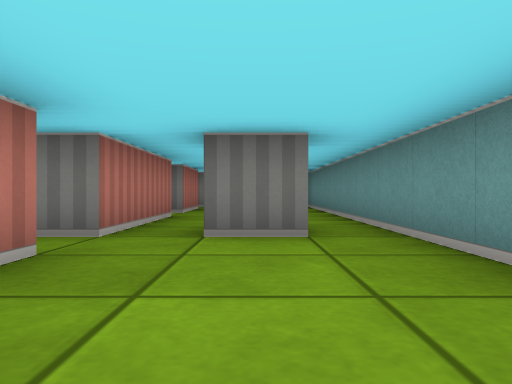
[1] (above)

15 first-person views from a walk through a cub3D maze. The camera is about half as high as the walls, looks level and sees 70° across. The floor is counted in squares. Each view is taken from the middle of a square. On the plan, view 1 faces up. The plan holds only what a view shows up to about 9 squares ahead; the rest is blank.

[2]
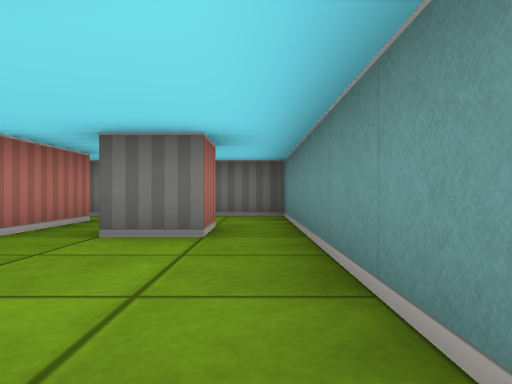

[3]
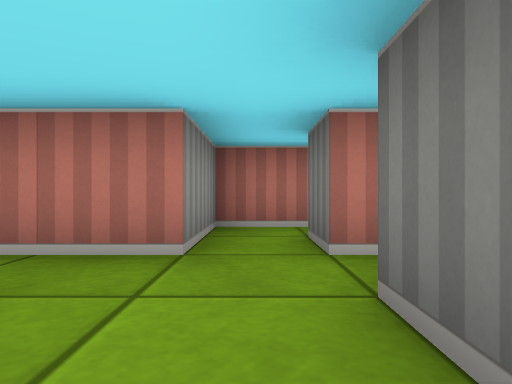

[4]
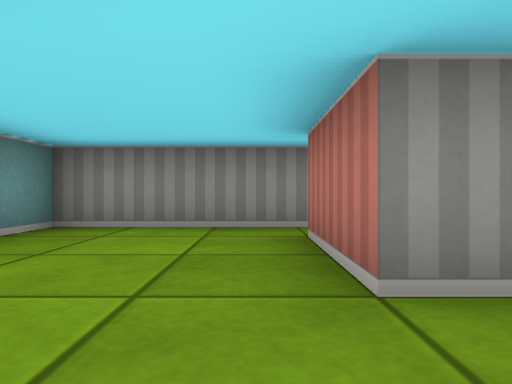

[5]
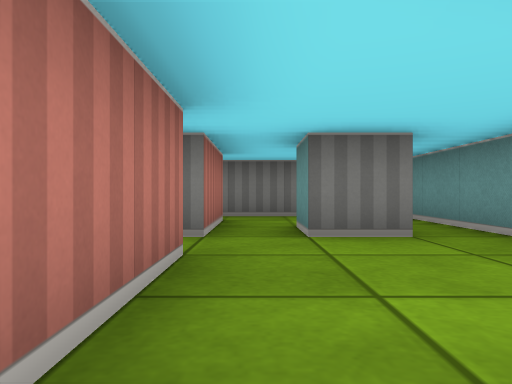

[6]
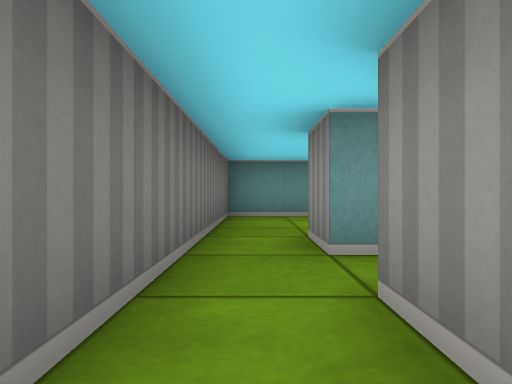

[7]
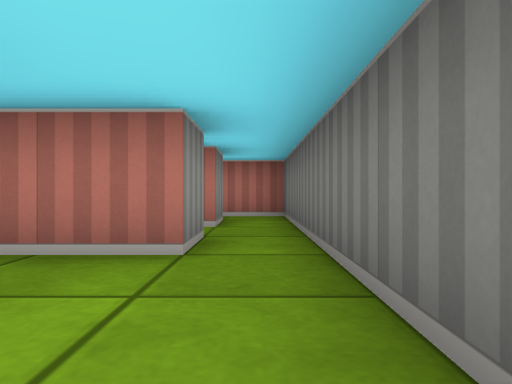

[8]
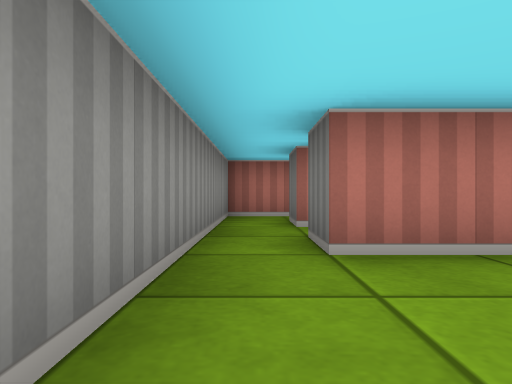

[9]
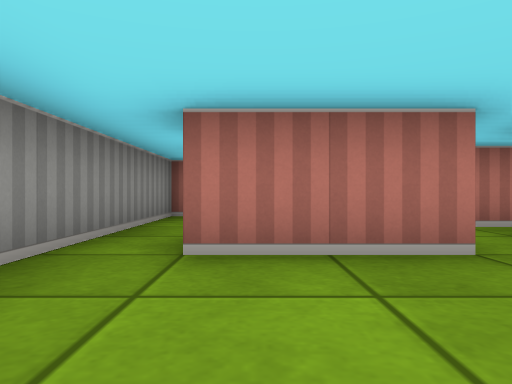

[10]
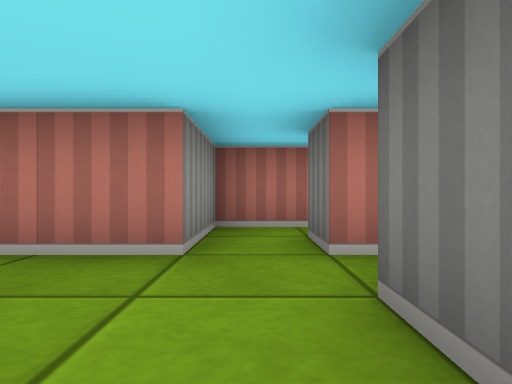

[11]
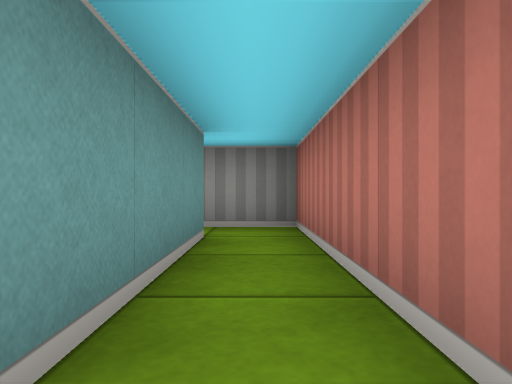

[12]
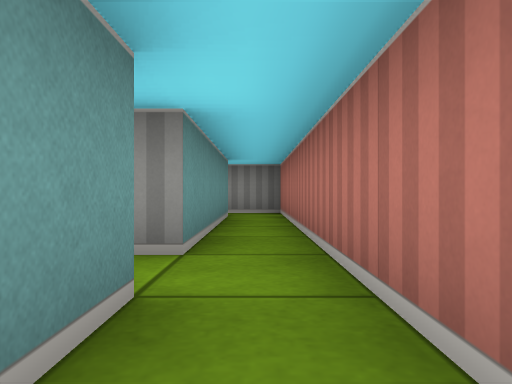

[13]
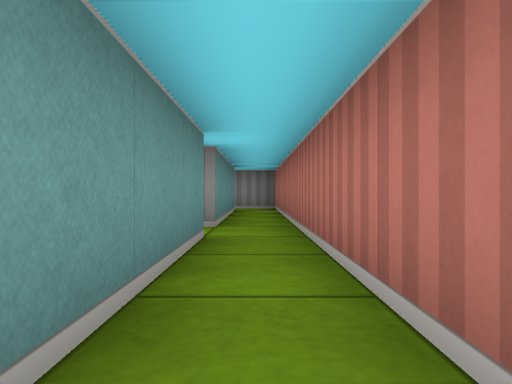

[14]
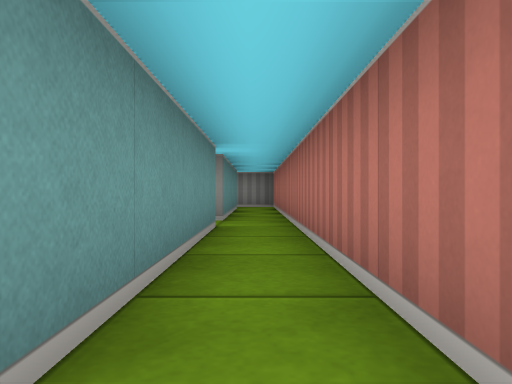

[15]
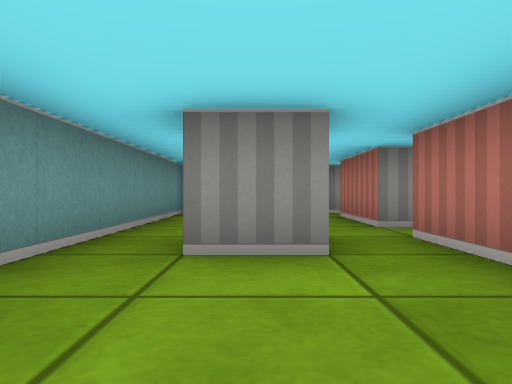

### Floor plan
Points are (right, up) in squares from view 1. A wall is a line through its corners. A room is listed if a view was taken in it or the views show most of it. See-through windows are left out.
Room 1 (views 1, 2, 3, 4, 5, 7, 8, 9, 10, 15)
walls: (-0.5, 4.5) (0.5, 4.5); (0.6, 3.5) (-0.5, 3.5); (-1.5, 6.5) (-1.5, 3.5); (-1.5, 2.5) (-1.5, 0.5); (0.5, 8.5) (0.5, 7.5) (-0.5, 7.5) (-0.5, 8.5); (-1.5, 9.5) (-1.5, 7.5); (-1.5, -0.5) (1.5, -0.5) (1.5, 10.5) (-1.5, 10.5)
ways out: opening at (-2, 0) to room 2; opening at (-2, 7) to room 3; opening at (-2, 3) to room 4; opening at (-2, 10) to room 5
Room 2 (views 6, 11, 12, 13, 14)
walls: (-4.5, 5.5) (-4.5, 9.5) (-3.5, 9.5); (-3.5, 0.5) (-4.5, 0.5) (-4.5, 4.5) (-4.1, 4.5); (-1.5, 0.5) (-2.5, 0.5); (-3.5, 10.5) (-5.5, 10.5) (-5.5, -0.5) (-1.5, -0.5)
ways out: opening at (-2, 0) to room 1; opening at (-4, 10) to room 5; opening at (-4, 5)
Room 3 (no view inside)
walls: (-3.5, 7.8) (-3.5, 6.5) (-1.5, 6.5); (-1.5, 7.5) (-2.5, 7.5)
ways out: opening at (-2, 7) to room 1; opening at (-3, 8.5) to room 5
Room 4 (no view inside)
walls: (-3.5, 4.2) (-3.5, 2.5) (-1.5, 2.5); (-1.5, 3.5) (-2.5, 3.5)
ways out: opening at (-2, 3) to room 1; opening at (-3, 4)
Room 5 (no view inside)
walls: (-2.5, 9.5) (-1.5, 9.5); (-1.5, 10.5) (-3.5, 10.5)
ways out: opening at (-2, 10) to room 1; opening at (-4, 10) to room 2; opening at (-3, 8.5) to room 3

Positions as (right, up) in squares from view 1, and headings:
1: (0, 0), facing up
2: (1, 4), facing up
3: (1, 3), facing left
4: (-1, 4), facing down
5: (-1, 4), facing up
6: (-5, 10), facing right
7: (1, 10), facing left
8: (1, 0), facing left
9: (1, 1), facing left
10: (1, 7), facing left
11: (-5, 4), facing down
12: (-5, 7), facing down
13: (-5, 9), facing down
14: (-5, 10), facing down
15: (0, 7), facing down
